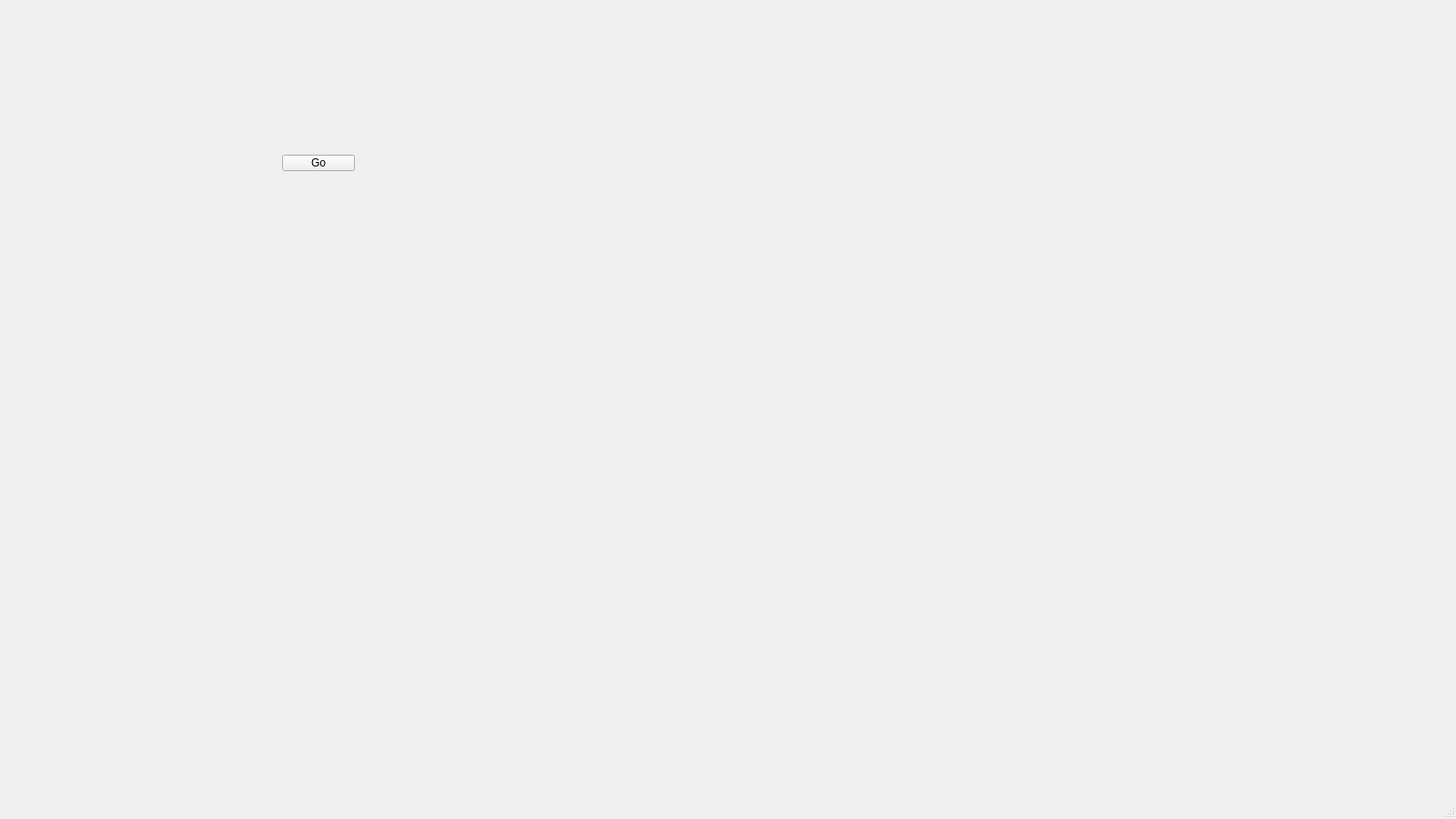
<?xml version="1.0" encoding="UTF-8"?>
<ui version="4.0">
 <class>MainWindow</class>
 <widget class="QMainWindow" name="MainWindow">
  <property name="geometry">
   <rect>
    <x>0</x>
    <y>0</y>
    <width>1600</width>
    <height>900</height>
   </rect>
  </property>
  <property name="windowTitle">
   <string>透明麻将</string>
  </property>
  <widget class="QWidget" name="centralwidget">
   <widget class="QPushButton" name="pushButton">
    <property name="geometry">
     <rect>
      <x>310</x>
      <y>170</y>
      <width>80</width>
      <height>18</height>
     </rect>
    </property>
    <property name="text">
     <string>Go</string>
    </property>
   </widget>
  </widget>
  <widget class="QMenuBar" name="menubar">
   <property name="geometry">
    <rect>
     <x>0</x>
     <y>0</y>
     <width>1600</width>
     <height>17</height>
    </rect>
   </property>
  </widget>
  <widget class="QStatusBar" name="statusbar"/>
 </widget>
 <resources/>
 <connections/>
</ui>
